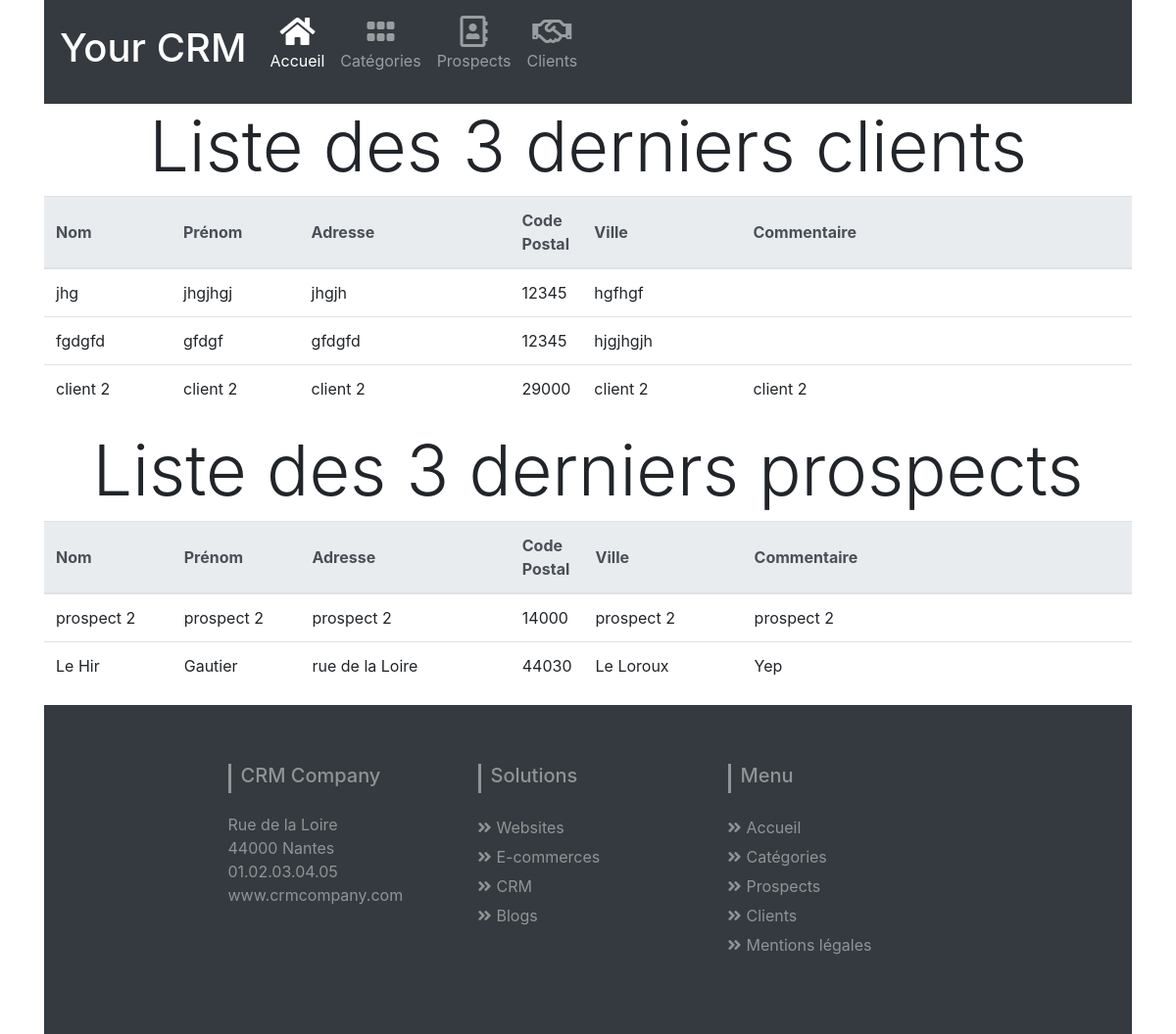
The page / on the database its author committed.
### tables this page shows
CREATE TABLE IF NOT EXISTS `user` (
  `usId` int(11) NOT NULL AUTO_INCREMENT,
  `usFirstname` varchar(45) NOT NULL,
  `usLastname` varchar(45) NOT NULL,
  `usAddress` varchar(45) NOT NULL,
  `usPostcode` varchar(11) NOT NULL,
  `usCity` varchar(45) NOT NULL,
  `usComment` mediumtext NOT NULL,
  `catId` int(11) NOT NULL,
  `usModifTime` datetime NOT NULL,
  PRIMARY KEY (`usId`),
  KEY `user_category_FK` (`catId`)
);

### controller/HomeController.php (called while the page is built, shortened)
<?php
require_once "view/homeview/table/HomeTableView.php";
require_once "model/HomeModel.php";
class HomeController extends ControllerInChief {
    private $homeTableView;
    private $homeModel;
    public function __construct() {
        $this->homeTableView = new HomeTableView();
        $this->homeModel = new HomeModel();
    }
    public function getTableActionFromGet(){
        $homeTableData = $this->homeModel->homeTableGet();
        $this->homeTableView->tablePrepare($homeTableData);
    }
}

### index.php (called while the page is built, shortened)
<?php
    require_once "controller/HomeController.php";
    dispatch();
    function dispatch() {
        $actionGet = (isset($_GET['action']))? $_GET['action'] : 'getTable';
        $actionGet = $actionGet.'ActionFromGet';
        $currentController = new $controllerGet();
        $currentController->$actionGet();
    }

### model/ModelInChief.php (called while the page is built, shortened)
<?php
class ModelInChief {
    public function __construct(){
        try {
            $this->dbConnect = new PDO("mysql:host=".HOST.";dbname=".BASE,USER,PASSWORD);
        } catch (Exception $e) {
            echo 'Erreur : ' . $e->getMessage();
        }
    }
}

### model/HomeModel.php (called while the page is built)
<?php
require_once "model/ModelInChief.php";
class HomeModel extends ModelInChief {
    public function homeTableGet() {
        $this->prospRequest = 'SELECT * FROM user WHERE catId = 1 ORDER BY usModifTime DESC LIMIT 3';
        $prospRequestResult = $this->dbConnect->query($this->prospRequest);
        $this->clientRequest = 'SELECT * from user WHERE catId = 2 ORDER BY usModifTime DESC LIMIT 3';
        $clientRequestResult = $this->dbConnect->query($this->clientRequest);
        $prospTable = array();
        if ($prospRequestResult){
            $prospTable = $prospRequestResult->fetchAll(PDO::FETCH_ASSOC);
        }
        $clientTable = array();
        if ($clientRequestResult){
            $clientTable = $clientRequestResult->fetchAll(PDO::FETCH_ASSOC);
        }
        return array($prospTable, $clientTable);
    }
}

### view/homeview/table/HomeTableView.php (the view, shortened to what this page needs)
<?php
class HomeTableView extends HomeView{
    public function tablePrepare($tableData){
        $this->pageContent .= file_get_contents('public/html/home/table/homeclienttabletop.html');
        $clientTableData = $tableData[1];
        $prospTableData = $tableData[0];
        foreach($clientTableData as $row) {
            $row = $this->htmlCharConvert($row);
            $this->pageContent .=
                                '<tr>'.
                                    "<td class='overflow-auto'>$row[usLastname]</td>
                                    <td class='overflow-auto'>$row[usFirstname]</td>
                                    <td class='overflow-auto'>$row[usAddress]</td>
                                    <td class='overflow-auto'>$row[usPostcode]</td>
                                    <td class='overflow-auto'>$row[usCity]</td>
                                    <td class='overflow-auto'>$row[usComment]</td>
                                    <td class='editdeleteicons'></td>".
                                '</tr>';
                }
        $this->pageContent .= file_get_contents('public/html/home/table/hometablebottom.html');
        $this->pageContent .= file_get_contents('public/html/home/table/homeprospecttabletop.html');
        foreach($prospTableData as $row) {
            $row = $this->htmlCharConvert($row);
            $this->pageContent .=
                                '<tr>'.
                                    "<td class='overflow-auto'>$row[usLastname]</td>
                                    <td class='overflow-auto'>$row[usFirstname]</td>
                                    <td class='overflow-auto'>$row[usAddress]</td>
                                    <td class='overflow-auto'>$row[usPostcode]</td>
                                    <td class='overflow-auto'>$row[usCity]</td>
                                    <td class='overflow-auto'>$row[usComment]</td>
                                    <td class='editdeleteicons'></td>".
                                '</tr>';
                }
        $this->pageContent .= file_get_contents('public/html/home/table/hometablebottom.html');
    }
}

### public/css/styles.css (style rules this page uses)
nav i { display: inline-block; width: 100%; text-align: center; }
@media (width >= 990px) { .hometables #namecolumn { width: 12%; } }
@media (width >= 990px) { .hometables #familynamecolumn { width: 12%; } }
@media (width >= 990px) { .hometables #adresscolumn { width: 20%; } }
@media (width >= 990px) { .hometables #postcodecolumn { width: 5%; } }
@media (width >= 990px) { .hometables #citycolumn { width: 15% } }
@media (width >= 990px) { .hometables #commentcolumn { width: 35%; } }
@media (width >= 990px) { .hometables #emptycolumn { width: 1%; } }
footer { padding: 60px; }
footer h5 { padding-left: 10px; border-left: 3px solid #919495; padding-bottom: 6px; margin-bottom: 20px; color: #919495; }
footer li { color: #919495; }
footer a { color: #919495; text-decoration: none !important; background-color: transparent; -webkit-text-decoration-skip: objects; }
.footer-links ul.quick-links li { padding: 3px 0; -webkit-transition: .5s all ease; -moz-transition: .5s all ease; transition: .5s all ease; }
.footer-links ul.quick-links li a i { margin-right: 5px; }

### rows shown on the page
user: usLastname "jhg", usFirstname "jhgjhgj", usAddress "jhgjh", usPostcode "12345", usCity "hgfhgf"
user: usLastname "fgdgfd", usFirstname "gfdgf", usAddress "gfdgfd", usPostcode "12345", usCity "hjgjhgjh"
user: usLastname "client 2", usFirstname "client 2", usAddress "client 2", usPostcode "29000", usCity "client 2", usComment "client 2"
user: usLastname "prospect 2", usFirstname "prospect 2", usAddress "prospect 2", usPostcode "14000", usCity "prospect 2", usComment "prospect 2"
user: usLastname "Le Hir", usFirstname "Gautier", usAddress "rue de la Loire", usPostcode "44030", usCity "Le Loroux", usComment "Yep"
